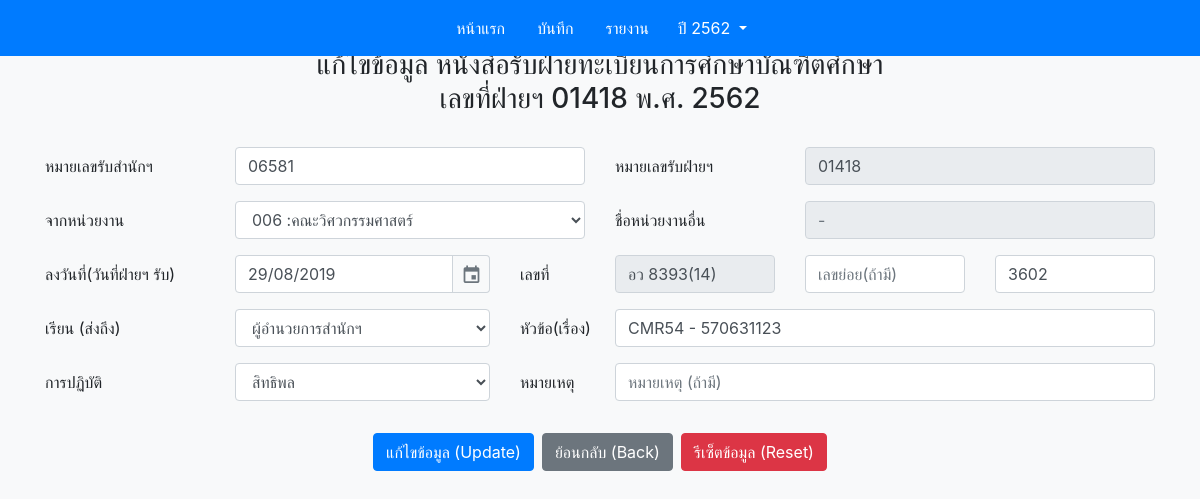
Page /modify.php?gra_num=01418&year_show=2562 on the committed database.
### tables this page shows
CREATE TABLE `doc` (
  `reg_num` smallint(5) UNSIGNED ZEROFILL NOT NULL DEFAULT '00000',
  `gra_num` smallint(5) UNSIGNED ZEROFILL NOT NULL,
  `date` date NOT NULL,
  `fac_id` smallint(3) NOT NULL DEFAULT '0',
  `from_sub_num` varchar(15) NOT NULL,
  `from_run_num` varchar(15) DEFAULT NULL,
  `dear_to_id` tinyint(1) NOT NULL DEFAULT '0',
  `title` varchar(250) NOT NULL,
  `staff_id` tinyint(1) NOT NULL,
  `status` bit(1) DEFAULT b'1' COMMENT '0 = คืน',
  `year_show` smallint(4) NOT NULL DEFAULT '0'
);

CREATE TABLE `fac` (
  `fac_id` smallint(3) UNSIGNED ZEROFILL NOT NULL,
  `fac_name` varchar(70) NOT NULL,
  `fac_name_eng` varchar(255) DEFAULT '',
  `fac_doc_code` varchar(15) NOT NULL DEFAULT ''
);

CREATE TABLE `dear_to` (
  `dear_to_id` tinyint(1) NOT NULL DEFAULT '0',
  `dear_to_title` varchar(60) DEFAULT NULL
);

### inputform.php (the view, shortened to what this page needs)
<form class="needs-validation" novalidate style="margin:auto" action="<?=$action?>" method="POST">
    <div class="form-group row">
      <label for="reg_num" class="col-lg-2 col-form-label">หมายเลขรับสำนักฯ</label>
      <div class="col-lg-4">
        <input maxlength="5" name="reg_num" class="form-control" type="text" placeholder="เลขรับสำนัก" value="<?=sprintf("%05s",$past_reg_num)?>"  required  autofocus value="value text" onfocus="var temp_value=this.value; this.value=''; this.value=temp_value">
      </div>
      <label for="gra_num" class="col-lg-2 col-form-label">หมายเลขรับฝ่ายฯ</label>
      <div class="col-lg-4">
        <input maxlength="5"  name ="gra_num" class="form-control" type="text" placeholder="เลขรับห้อง" value="<?=sprintf("%05s",$past_gra_num)?>" readonly required>
      </div>
    </div>
    <div class="form-group row">
      <label for="fac" class="col-2 col-form-label">จากหน่วยงาน</label>
      <div class="col-4">
        <select class="form-control" id="fac" name="fac_id" onchange="ChangeOthersFacInput()">
        <?php while($row_assoc = $query_fac -> fetch_assoc()){?>
          <option id="fac_id" value="<?=$row_assoc['fac_id']?>"
              <?php if($row_assoc['fac_id']==$past_fac_id){?> selected <?php }?>>
                <?=$row_assoc['fac_id'].' :'.$row_assoc['fac_name']?>
          </option> <?php }?>
      </select>
      </div>
      <label for="others_fac" class="col-lg-2 col-form-label">ชื่อหน่วยงานอื่น</label>
      <div id ="others_fac_type" class="col-lg-4">
        <input name ="others_fac" id ="others_fac" class="form-control" type="text" placeholder="-"  value="<?=$others_fac_name?>"  <?php if($past_fac_id!='999'){ ?> readonly <?php } ?>>
      </div>
    </div>
    <div class="form-group row">
      <label for="datepicker" class="col-md-2 col-form-label">ลงวันที่(วันที่ฝ่ายฯ รับ)</label>
      <div class="col-md-3">
        <input  maxlength="10" name="datepicker" class="form-control" id="datepicker" value="<?=$date?>" required>
      </div>
      <label for="fac_code" class="col-sm-1 col-form-label">เลขที่</label>
      <div id="fac_code_show" class="col-sm-2">
        <input name="fac_code" idode" class="form-control" type="text" placeholder="เลขหน่วยงาน" value="<?="อว ".$past_fac_doc_code?>" <?php if($past_fac_id!='999'){ ?> readonly <?php } ?> required>
      </div>
      <div class="col-sm-2">
        <input id="from_sub_num" name="from_sub_num" class="form-control" type="text" placeholder="เลขย่อย(ถ้ามี)" value="<?=$from_sub_num?>">
      </div>
      <div class="col-sm-2">
        <input id="from_run_num" name="from_run_num" class="form-control" type="text" placeholder="/ เลขเอกสาร" value="<?=$from_run_num?>" required>
      </div>
    </div>
    <div class="form-group row">
    <label for="dear_to" class="col-md-2 col-form-label">เรียน (ส่งถึง)</label>
      <div class="col-md-3">
        <select class="form-control" id="dear_to" name="dear_to">
        <?php while($row_dear_to = $query_dear_to -> fetch_assoc()){?>
        <option value="<?=$row_dear_to['dear_to_id']?>" <?php if($row_dear_to['dear_to_id']==$dear_to){?> selected <?php }?>><?=$row_dear_to['dear_to_title']?></option>
        <?php }?>
        </select>
      </div>
      <label for="title" class="col-md-1 col-form-label">หัวข้อ(เรื่อง)</label>
      <div class="col-md-6">
        <input name="title" id="title" class="form-control" type="text" placeholder="กรอกเรื่อง.." value="<?=$title?>" required>
      </div>
    </div>
    <div class="form-group row">
      <label for="staff_id" class="col-md-2 col-form-label">การปฏิบัติ</label>
      <div class="col-md-3">
        <select class="form-control" id="staff_id" name="staff_id">
        <?php while($row_staff = $query_staff->fetch_assoc()){?>
        <option id="staff" value="<?=$row_staff['staff_id']?>" <?php if($row_staff['staff_id']==$past_staff_id){?> selected <?php }?>><?=$row_staff['staff_name']?></option>
        <?php }?>
        </select>
      </div>
      <label for="tips-othersfac" class="col-md-1 col-form-label">หมายเหตุ</label>
      <div class="col-md-6">
        <input name="tips" id="tips" class="form-control" type="text" value="<?=$tips?>" placeholder="หมายเหตุ (ถ้ามี)">
      </div>
    </div>

### modify.php (shortened to what this page needs)
<!DOCTYPE html>
<?php
require_once("config.inc");
$year_show = !empty($_GET["year_show"]) ? $_GET["year_show"] : date("Y")+543;
$gra_num = !empty($_GET["gra_num"]) ? $_GET["gra_num"] : date("Y")+543;
$referer = !empty($_SERVER['HTTP_REFERER'])?$_SERVER['HTTP_REFERER']:'';
$prev_page = (strstr($referer,"edit"))?"edit":"index";
$lastdoc_sql = "SELECT * FROM doc LEFT JOIN fac ON doc.fac_id = fac.fac_id
                        LEFT JOIN others_fac ON (doc.gra_num = others_fac.gra_num AND doc.year_show = others_fac.year_show)
                        LEFT JOIN staff ON doc.staff_id = staff.staff_id
                        LEFT JOIN dear_to ON doc.dear_to_id = dear_to.dear_to_id
                        LEFT JOIN tips ON (doc.gra_num = tips.gra_num AND doc.year_show = tips.year_show)
                        WHERE doc.year_show ='$year_show' AND doc.gra_num ='$gra_num'
                        LIMIT 1";
$fac_sql = "SELECT fac_id,fac_name FROM fac ORDER BY fac_id";
$dear_to_sql = "SELECT * FROM dear_to";
$staff_sql = "SELECT * FROM staff";
$query_lastdoc = $mysqli -> query($lastdoc_sql);
$query_fac = $mysqli -> query($fac_sql);
$query_dear_to = $mysqli -> query($dear_to_sql);
$query_staff = $mysqli -> query($staff_sql);
$row =$query_lastdoc -> fetch_array();
$past_reg_num = $row[0];
$past_gra_num = $row[1];
$past_fac_id = $row[11];
$past_staff_id = $row[19];
$past_fac_doc_code= ($row[14]=='')?$row[18]:$row[14];
$title = $row[7];
$from_sub_num = $row[4];
$from_run_num = $row[5];
$date = date("d/m/Y",strtotime($row[2]));
$dear_to = $row[6];
$tips = $row[25];
$others_fac_name = $row[17];
?>
<html>
<head>
<link rel="stylesheet" href="bootstrap/css/bootstrap.min.css">
<link href="gijgo/gijgo.min.css" rel="stylesheet" type="text/css" />
</head>
<header>
  <?php include "header.php"?>
</header>
<body class="bg-light mt-5">
    <div class="container-fluid">
      <div class="text-center">
      <h3 class='mx-auto mt-5'>แก้ไขข้อมูล หนังสือรับฝ่ายทะเบียนการศึกษาบัณฑิตศึกษา<br>เลขที่ฝ่ายฯ <?=$past_gra_num?>  พ.ศ. <?=$year_show?></h3>
      </div>
      <br>
    <div class="container">
        <?php $action="update.php";
            include "inputform.php";
        ?>
    <div class="form-group row">
      <div class="col-lg-12 mt-3 d-flex justify-content-center">
        <button type="submit" class="btn btn-primary mr-2 ">แก้ไขข้อมูล (Update)</button>
        <button type="button" role='button' class="btn btn-secondary mr-2 " onClick="window.location.href='<?=$prev_page.'.php'?>'" >ย้อนกลับ (Back)</button>
        <button type="button" class="btn btn-danger" onclick="window.location.reload()">รีเซ็ตข้อมูล (Reset)</button>
      </div>
    </div>
    </form>
  </div>
    </div>
  </body>
</html>

### header.php (shortened to what this page needs)
<div class="container-fluid">
  <div class="position-fixed fixed-top">
    <nav class="navbar navbar-primary bg-primary justify-content-center">
      <ul class="nav">
        <li class="nav-item">
          <a class="nav-link text-white" href="index.php?get_year_show=<?=$year_show?>">หน้าแรก</a>
        </li>
        <li class="nav-item">
          <a class="nav-link text-white" href="edit.php">บันทึก</a>
        </li>
        <li class="nav-item">
          <a class="nav-link text-white" href="report.php">รายงาน</a>
        </li>
        <div class="btn-group">
          <button type="button" class="btn btn-primary dropdown-toggle" data-toggle="dropdown" aria-haspopup="true" aria-expanded="false">
            ปี <?=$year_show?>
          </button>
        </div>
      </ul>
    </nav>
</div>

### rows in the picture
doc: gra_num "01418", reg_num "06581", datepicker "29/08/2019", fac_code "อว 8393(14)", from_run_num "3602", dear_to "ผู้อำนวยการสำนักฯ", title "CMR54 - 570631123"

### other values in the picture
$year_show "2562"
form field fac_id "006 :คณะวิศวกรรมศาสตร์"
form field staff_id "สิทธิพล"
